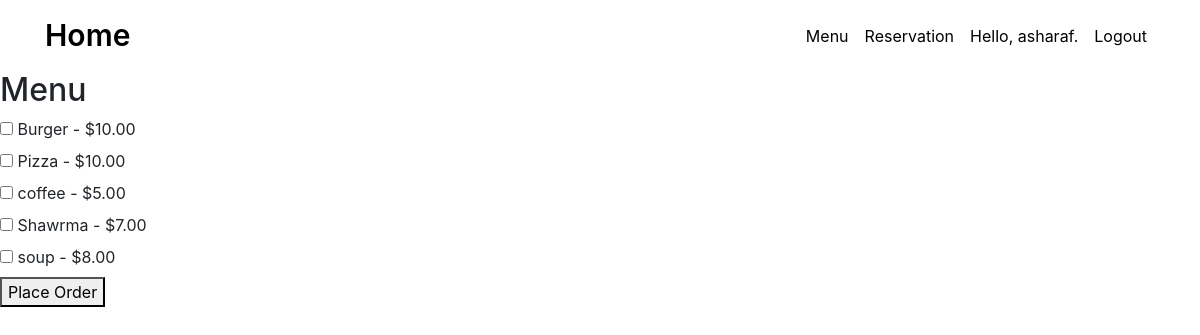
/menu_view/ (signed in), run on the app's committed database.
### orders/models.py (models this page shows, shortened)
class Product(models.Model):
    name = models.CharField(max_length=255)
    price = models.DecimalField(max_digits=10, decimal_places=2)
    image = models.ImageField(upload_to='menu_images/', null=True, blank=True)

### orders/views.py (the view)
# urls.py: path('menu_view/', menu_view, name='menu_view'),
def menu_view(request):
    products = Product.objects.all()
    context = {'products' : products}
    return render(request, 'orders/menu_view.html', context)

### orders/templates/orders/menu_view.html (shortened to what this page needs)
{% extends 'menu/base.html' %}
{% block content %}
<h2>Menu</h2>
<form method="post" action="{% url 'order_view' %}">
    {% for product in products %}
    <label>
        <input type="checkbox" name="product" value="{{ product.id }}">
        {{ product.name }} - ${{ product.price }}
    </label><br>
    {% endfor %}
    <button type="submit">Place Order</button>
</form>
{% endblock content %}

### menu/templates/menu/base.html (shortened to what this page needs)
{% load static %}
<!DOCTYPE html>
<html>
<head>
    <link rel="stylesheet" href="{% static 'css/bootstrap.min.css' %}">
    <link rel="stylesheet" href="{% static 'css/style.css' %}">
    <link rel="stylesheet" href="{% static 'css/all.min.css' %}">
</head>
<body>
    <nav class="navbar navbar-expand-lg navbar-light">
        <div class="container">
            <a class="navbar-brand" href="{% url 'home' %}">Home</a>
            <div class="collapse navbar-collapse" id="navbarSupportedContent">
                <ul class="navbar-nav ml-auto">
                    <li class="nav-item">
                        <a class="nav-link" href="{% url 'menu' %}">Menu</a>
                    </li>
                    <li class="nav-item">
                        <a class="nav-link" href="{% url 'reserve_table' %}">Reservation</a>
                    </li>
                    {% if user.is_authenticated %}
                    <li class="nav-item">
                        <a class="nav-link"> Hello, {{ user.username }}. </a>
                    </li>
                    <li class="nav-item">
                        <a class="nav-link" href="{% url 'logout' %}"> Logout </a>
                    {% endif %}
                </ul>
            </div>
        </div>
    </nav>
    <div>{% block content %} {% endblock content %}</div>
</body>
</html>

### menu/static/css/style.css (style rules this page uses)
nav { width: 100%; background-color: #fff; }
.navbar-light .navbar-brand { color: #000; }
.navbar-light .navbar-nav .nav-link { color: #000; }
.navbar-brand { font-size: 30px; font-weight: 600; }

### data on the page
Product: name "Burger", price "10.00"
Product: name "Pizza", price "10.00"
Product: name "coffee", price "5.00"
Product: name "Shawrma", price "7.00"
Product: name "soup", price "8.00"

### other printed values
{{ user.username }} "asharaf"
